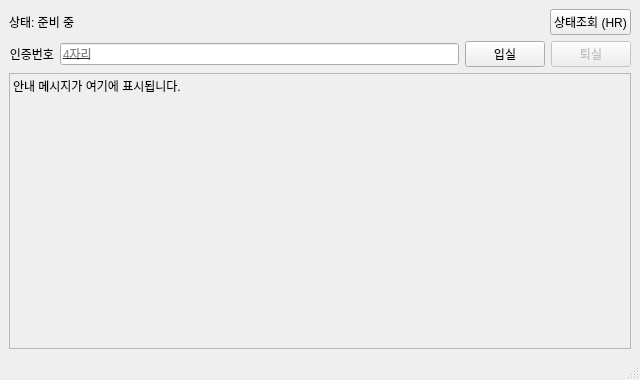
<?xml version="1.0" encoding="UTF-8"?>
<ui version="4.0">
 <class>RoomKiosk</class>
 <widget class="QMainWindow" name="RoomKiosk">
  <property name="windowTitle">
   <string>회의실 키오스크</string>
  </property>
  <property name="minimumSize">
   <size>
    <width>640</width>
    <height>380</height>
   </size>
  </property>
  <widget class="QWidget" name="centralwidget">
   <layout class="QVBoxLayout" name="verticalLayout_root" stretch="0,1,0">
    <!-- 상단: 연결/상태 -->
    <item>
     <layout class="QHBoxLayout" name="layout_top">
      <item>
       <widget class="QLabel" name="lbl_status">
        <property name="text">
         <string>상태: 준비 중</string>
        </property>
        <property name="minimumWidth">
         <number>280</number>
        </property>
       </widget>
      </item>
      <item>
       <spacer name="spacer_top">
        <property name="orientation">
         <enum>Qt::Horizontal</enum>
        </property>
        <property name="sizeHint" stdset="0">
         <size>
          <width>40</width>
          <height>20</height>
         </size>
        </property>
       </spacer>
      </item>
      <item>
       <widget class="QPushButton" name="btn_status">
        <property name="text">
         <string>상태조회 (HR)</string>
        </property>
        <property name="toolTip">
         <string>아두이노로 HR 전송</string>
        </property>
       </widget>
      </item>
     </layout>
    </item>

    <!-- 중간: 인증번호 + 입실/퇴실 -->
    <item>
     <layout class="QGridLayout" name="grid_auth">
      <item row="0" column="0">
       <widget class="QLabel" name="label_code">
        <property name="text">
         <string>인증번호</string>
        </property>
        <property name="alignment">
         <set>Qt::AlignRight|Qt::AlignVCenter</set>
        </property>
       </widget>
      </item>
      <item row="0" column="1">
       <widget class="QLineEdit" name="le_code">
        <property name="placeholderText">
         <string>4자리</string>
        </property>
        <property name="inputMask">
         <string>9999;_</string>
        </property>
        <property name="maxLength">
         <number>4</number>
        </property>
        <property name="clearButtonEnabled">
         <bool>true</bool>
        </property>
       </widget>
      </item>
      <item row="0" column="2">
       <widget class="QPushButton" name="btn_enter">
        <property name="text">
         <string>입실</string>
        </property>
        <property name="toolTip">
         <string>인증번호 확인 후 EN 1</string>
        </property>
       </widget>
      </item>
      <item row="0" column="3">
       <widget class="QPushButton" name="btn_leave">
        <property name="text">
         <string>퇴실</string>
        </property>
        <property name="enabled">
         <bool>false</bool>
        </property>
        <property name="toolTip">
         <string>입실 후 인증번호 재입력 → EN 0</string>
        </property>
       </widget>
      </item>
     </layout>
    </item>

    <!-- 하단: 메시지 영역 -->
    <item>
     <widget class="QLabel" name="lbl_msg">
      <property name="text">
       <string>안내 메시지가 여기에 표시됩니다.</string>
      </property>
      <property name="alignment">
       <set>Qt::AlignLeft|Qt::AlignTop</set>
      </property>
      <property name="wordWrap">
       <bool>true</bool>
      </property>
      <property name="minimumHeight">
       <number>140</number>
      </property>
      <property name="frameShape">
       <enum>QFrame::StyledPanel</enum>
      </property>
     </widget>
    </item>
   </layout>
  </widget>
  <widget class="QStatusBar" name="statusbar"/>
 </widget>
 <resources/>
 <connections/>
</ui>
